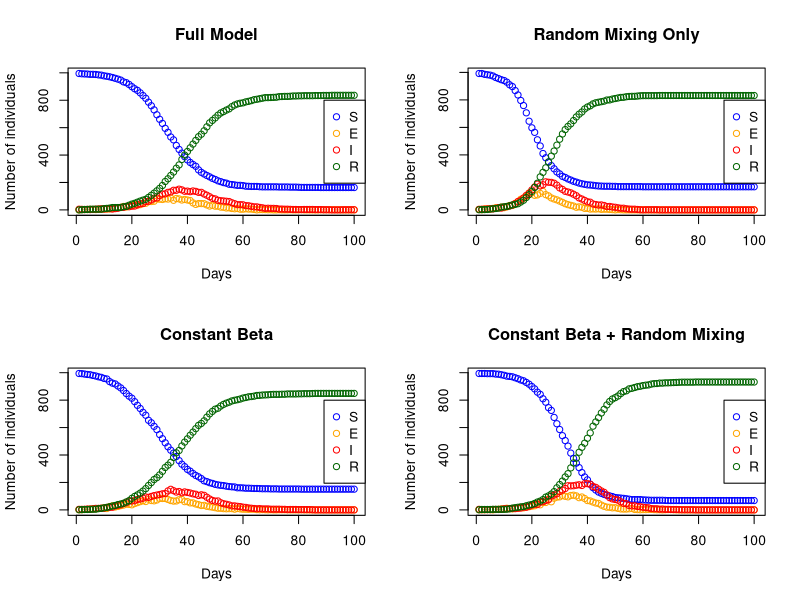

R code for this plot:
# 1) Create n people assigned to corresponding household where maximum size is 5
n <- 1000 #population size
hmax <- 5 #maximum household size

#creating n vector of which the number refers to household
#and the occurrences refers to size of corresponding household
set.seed(3)
h <- rep(1:n, times = sample(1:hmax, n, replace=TRUE))[1:n]

# 2) Contact network
#nc: average number of contacts per person
#beta: sociability parameter, higher means more likely to form links
get.net <- function (beta, nc=15, h) {
  #create links (daily contacts) for each person
  n <- length(beta)
  beta_bar <- mean(beta) #mean sociability parameter
  links <- vector("list", n) #set null vector for links of each person
  
  for (i in 1:(n-1)) { #loop over person i from 1 to n-1
    for (j in (i+1):n) { #loop over person j from i+1 to n to avoid duplicates
      if (h[i] != h[j]) { #only connect if they are not in the same household
        #prob that i and j have contact (daily link)
        p_link <- nc * beta[i] * beta[j] / (beta_bar^2 * (n - 1))
        
        #If daily link of i and j person > random value U(0,1),
        #then create a link between i and j
        if (runif(1) < p_link) {
          links[[i]] <- c(links[[i]], j) #Store j into list who connects with i
          links[[j]] <- c(links[[j]], i) #Store i in j's list of contacts 
        }
      }
    }
  }
  return(links) #return the list of daily contacts for each person
}

# 3) nseir function
nseir <- function(beta, h, alink, alpha=c(.1, .01, .01),
                  delta=.2, gamma=.4, nc=15, nt=100, pinf=.005){
  #SEIR stochastic simulation model
  #beta: sociability parameter of each person
  #h: household list
  #alink: list of regular contacts of each person returned by get.net
  #alpha[1]: daily prob i infecting j if in same household (alpha h)
  #alpha[2]: daily prob i infecting j if in regular contact (alpha c)
  #alpha[3]: daily prob i infecting j through random mixing (alpha r)
  #delta: daily prob I -> R
  #gamma: daily prob E -> I
  #nc: average number of daily contacts for each person
  #nt: number of days to simulate
  #pinf: proportion of the initial population to randomly start in the I state
  
  n <- length(beta) #population size
  state <- rep("S", n) #initialize susceptible
  state[sample(1:n, pinf * n)] <- "I" #randomly choose initial in the I state
  
  res <- matrix(0, nrow = nt, ncol = 4) #set up storage for pop in each state
  colnames(res) <- c("S", "E", "I", "R") #naming the column
  
  beta_bar <- mean(beta) #mean sociability parameter
  
  for (t in 1:nt) { #simulate over nt days
    newE <- rep(FALSE, n) #to record who becomes exposed
    #using random deviates: runif(n)
    newI <- (state == "E") & (runif(n) < gamma) #E -> I with prob gamma
    newR <- (state == "I") & (runif(n) < delta) #I -> R with prob delta
    
    #Loop over each infectious person to spread infection
    for (i in which(state == "I")) {
      # household infections: infect susceptible in same household
      hh_members <- which(h == h[i] & state == "S")
      newE[hh_members] <- newE[hh_members]|(runif(length(hh_members))< alpha[1])
      
      # network infections: infect regular contacts from alink
      contacts <- alink[[i]]
      contacts <- contacts[state[contacts] == "S"]
      newE[contacts] <- newE[contacts] | (runif(length(contacts)) < alpha[2])
      
      # random mixing: infect random susceptible
      targets <- which(state == "S")
      #S -> E
      p_random <- alpha[3]*nc*beta[i]*beta[targets]/(beta_bar^2 * (n - 1))
      newE[targets] <- newE[targets] | (runif(length(targets)) < p_random)
    }
    
    #update states based on new infections
    state[newE & state == "S"] <- "E"
    state[newI] <- "I"
    state[newR] <- "R"
    
    #record daily counts of each state
    res[t, ] <- table(factor(state, levels = c("S", "E", "I", "R")))
  }
  
  #returns a list of elements S, E, I, R
  return(data.frame(t = 1:nt, res))
}

# 4) Function Plot
dyn.plot <- function(res, title = "SEIR Dynamics") {
  # Function to create dynamics plot of the simulated population in each states
  
  # x-axis : days to simulate (from 1 to 100)
  # y-axis : number of individuals per states
  #          explanation of y-axis
  #          ---------------------|
  #          at the initial day,number of suspectible individual is the largest
  #          total individuals in all states S+E+I+R = 1000
  #          these numbers would dynamically change day by day in each states
  #            depend on the defined models
  
  # input : nseir model from function nseir 
  # output : Dynamic Plot days vs number of individuals per states
  
  #ylim = c(0, max(res$S, res$E, res$I, res$R))
  # Plot the states in S(suspectible)
  # plot the initial day, where 
  plot(res$t, res$S, type = "p", ylim = c(0, max(res$S)),
       xlab = "Days", ylab = "Number of individuals",
       col = "blue", pch = 1, main = title)
  
  # Add points for each compartment
  points(res$t, res$E, col = "orange", pch = 1)
  points(res$t, res$I, col = "red", pch = 1)
  points(res$t, res$R, col = "darkgreen", pch = 1)
  
  # Add legend
  legend("right", legend = c("S", "E", "I", "R"),
         col = c("blue", "orange", "red", "darkgreen"), pch =c(1,1,1,1))
}


# 5) Comparing Model
set.seed(123)

# Setting up beta vector and alink pairs
# beta = vector of n values (n = 1000) ~ U(0,1)
beta <- runif(n); alink <- get.net(beta, nc = 15, h = h)

# Scenario 1: Full model
res1 <- nseir(beta, h, alink)

# Scenario 2: Random mixing only
res2 <- nseir(beta, h, alink, alpha = c(0, 0, 0.04))

# Scenario 3: Constant beta only
res3 <- nseir(rep(mean(beta), n), h, alink)

# Scenario 4: Constant beta + random mixing
res4 <- nseir(rep(mean(beta), n), h, alink, alpha = c(0, 0, 0.04))

# --- Plot all scenarios side by side
par(mfrow = c(2,2))
dyn.plot(res1, "Full Model")
dyn.plot(res2, "Random Mixing Only")
dyn.plot(res3, "Constant Beta")
dyn.plot(res4, "Constant Beta + Random Mixing")